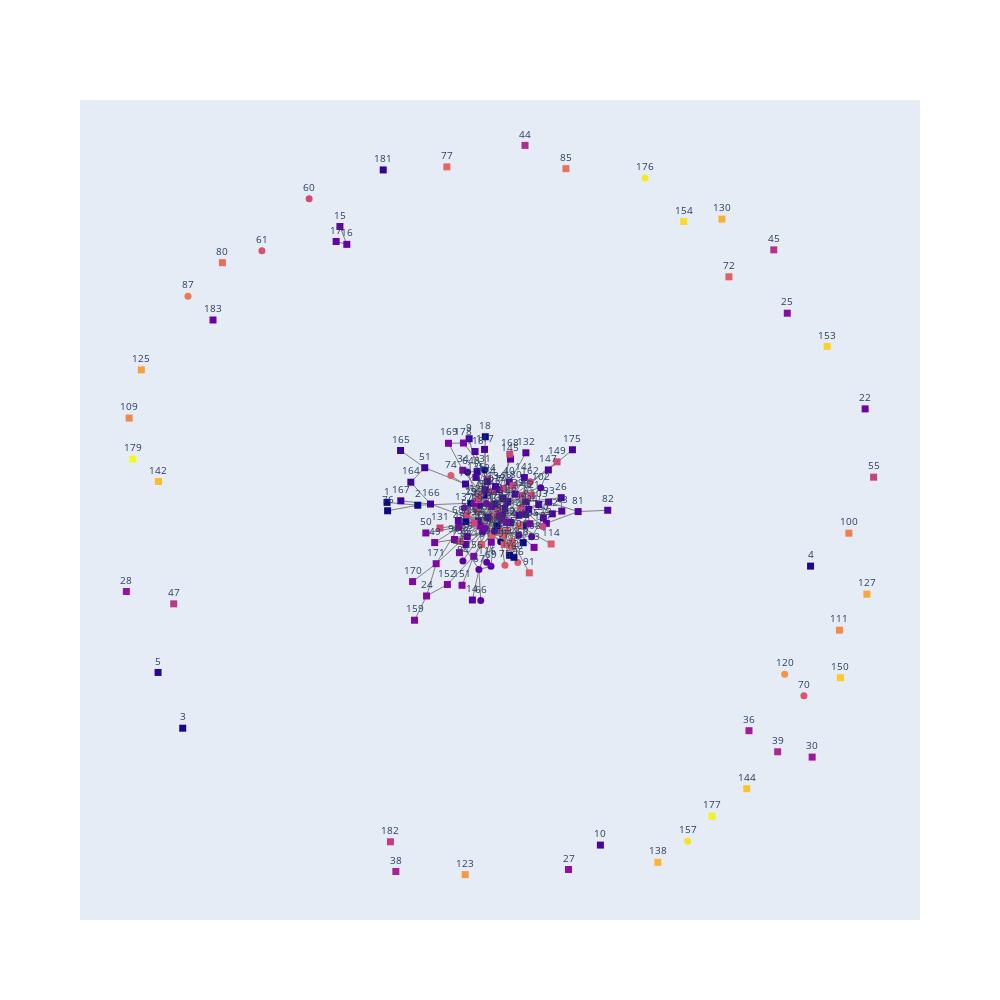

The notebook cell saved with this chart:
### Code cell
G_nx = nx.from_numpy_matrix(ad_mat_np)

G_deg = nx.degree_histogram(G_nx)
plt.plot(G_deg)
G_deg_sum = [a * b for a, b in zip(G_deg, range(0, len(G_deg)))]
print('average degree: {}'.format(sum(G_deg_sum) / G_nx.number_of_nodes()))

partition = {}
partition = community_louvain.best_partition(G_nx)

num_comm = max(partition.values())
print('num communities: {}'.format(num_comm))

types = room_type
info = stata_vill['HHnum_in_village'].values
graph_vis(G_nx, types, partition, info)
